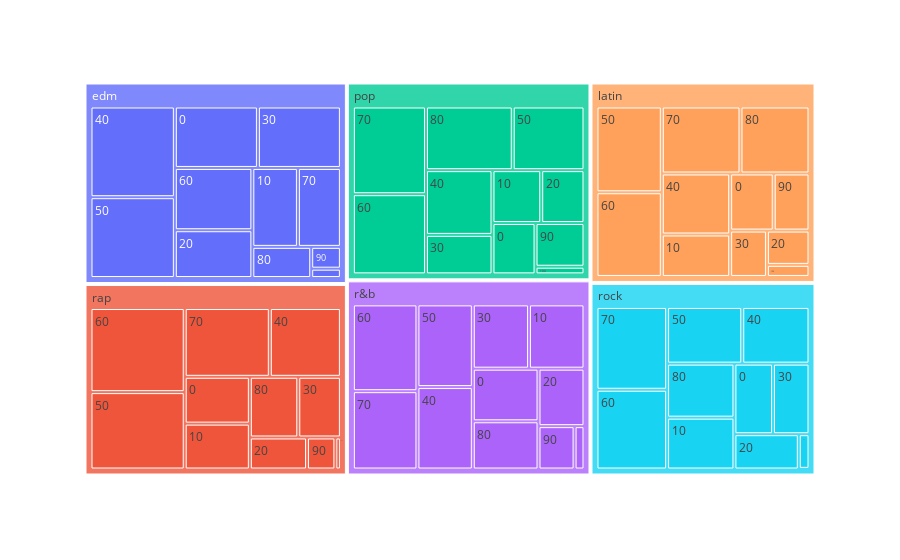

Notebook cell for this chart:
### Code cell
fig=px.treemap(datao,path=['Genre','Popularity_Range'],values='Counts')
fig.show()

### Figure 1 — Plotly figure (JSON) as saved in the notebook; plotly's stock layout.template omitted (floating-point values rounded to 4 significant figures)
{"data": [{"branchvalues": "total", "domain": {"x": [0, 1], "y": [0, 1]}, "hovertemplate": "labels=%{label}<br>Counts=%{value}<br>parent=%{parent}<br>id=%{id}<extra></extra>", "ids": ["edm/0", "latin/0", "pop/0", "r&b/0", "rap/0", "rock/0", "edm/10", "latin/10", "pop/10", "r&b/10", "rap/10", "rock/10", "edm/20", "latin/20", "pop/20", "r&b/20", "rap/20", "rock/20", "edm/30", "latin/30", "pop/30", "r&b/30", "rap/30", "rock/30", "edm/40", "latin/40", "pop/40", "r&b/40", "rap/40", "rock/40", "edm/50", "latin/50", "pop/50", "r&b/50", "rap/50", "rock/50", "edm/60", "latin/60", "pop/60", "r&b/60", "rap/60", "rock/60", "edm/70", "latin/70", "pop/70", "r&b/70", "rap/70", "rock/70", "edm/80", "latin/80", "pop/80", "r&b/80", "rap/80", "rock/80", "edm/90", "latin/90", "pop/90", "r&b/90", "rap/90", "rock/90", "edm/100", "latin/100", "pop/100", "r&b/100", "rap/100", "rock/100", "edm", "latin", "pop", "r&b", "rap", "rock"], "labels": ["0", "0", "0", "0", "0", "0", "10", "10", "10", "10", "10", "10", "20", "20", "20", "20", "20", "20", "30", "30", "30", "30", "30", "30", "40", "40", "40", "40", "40", "40", "50", "50", "50", "50", "50", "50", "60", "60", "60", "60", "60", "60", "70", "70", "70", "70", "70", "70", "80", "80", "80", "80", "80", "80", "90", "90", "90", "90", "90", "90", "100", "100", "100", "100", "100", "100", "edm", "latin", "pop", "r&b", "rap", "rock"], "name": "", "parents": ["edm", "latin", "pop", "r&b", "rap", "rock", "edm", "latin", "pop", "r&b", "rap", "rock", "edm", "latin", "pop", "r&b", "rap", "rock", "edm", "latin", "pop", "r&b", "rap", "rock", "edm", "latin", "pop", "r&b", "rap", "rock", "edm", "latin", "pop", "r&b", "rap", "rock", "edm", "latin", "pop", "r&b", "rap", "rock", "edm", "latin", "pop", "r&b", "rap", "rock", "edm", "latin", "pop", "r&b", "rap", "rock", "edm", "latin", "pop", "r&b", "rap", "rock", "edm", "latin", "pop", "r&b", "rap", "rock", "", "", "", "", "", ""], "type": "treemap", "values": [718, 353, 313, 491, 433, 389, 506, 412, 365, 507, 424, 499, 521, 207, 324, 375, 260, 325, 717, 242, 372, 513, 367, 368, 1076, 592, 610, 648, 694, 545, 959, 795, 647, 650, 1035, 609, 679, 785, 830, 796, 1125, 805, 477, 748, 908, 718, 831, 836, 258, 656, 782, 450, 417, 520, 91, 290, 303, 222, 129, 53, 39, 73, 53, 61, 25, 1, 6041, 5153, 5507, 5431, 5740, 4950]}], "layout": {"legend": {"tracegroupgap": 0}, "margin": {"t": 60}}}
